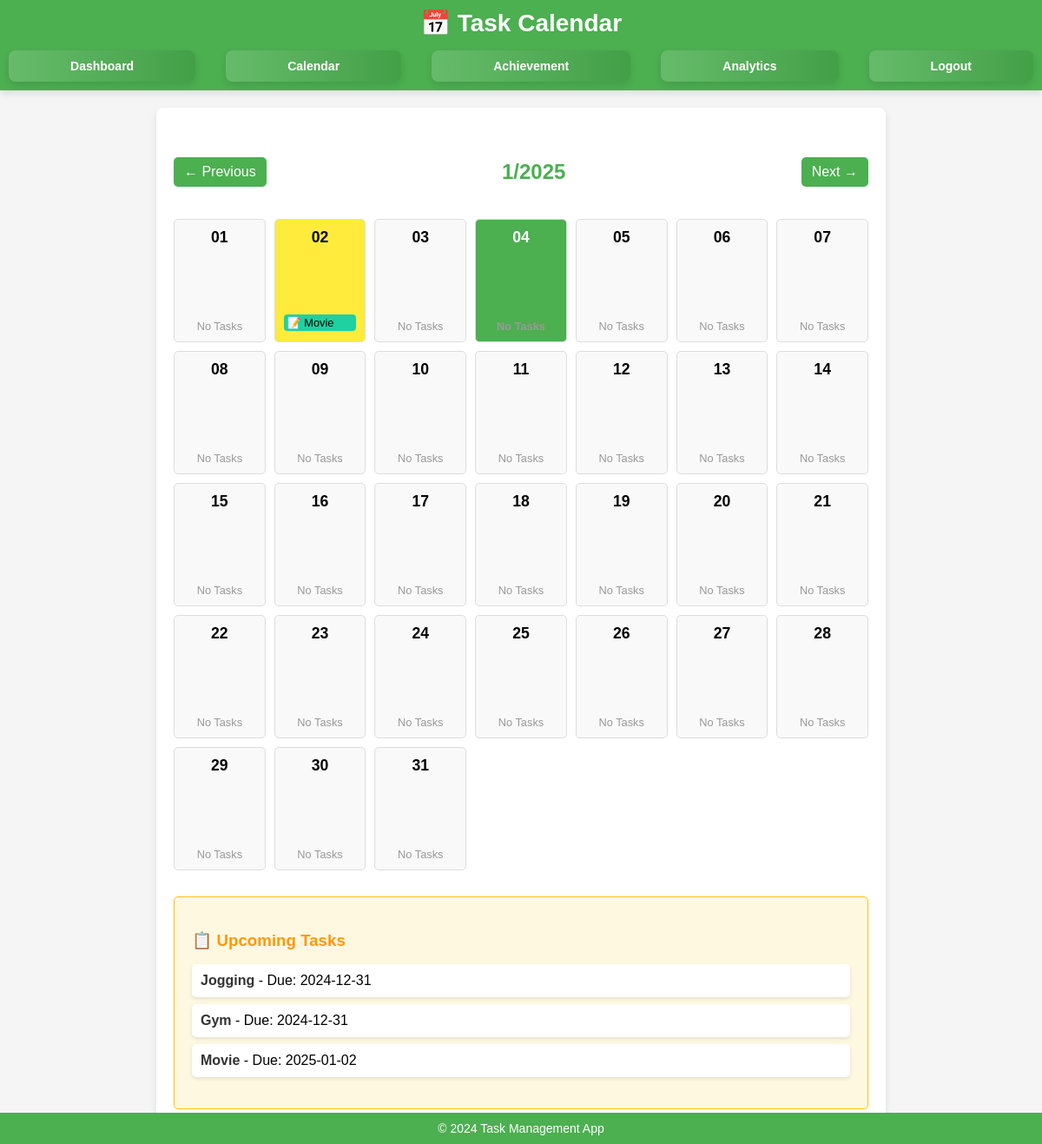
The app's page /calendar (signed in), older data.
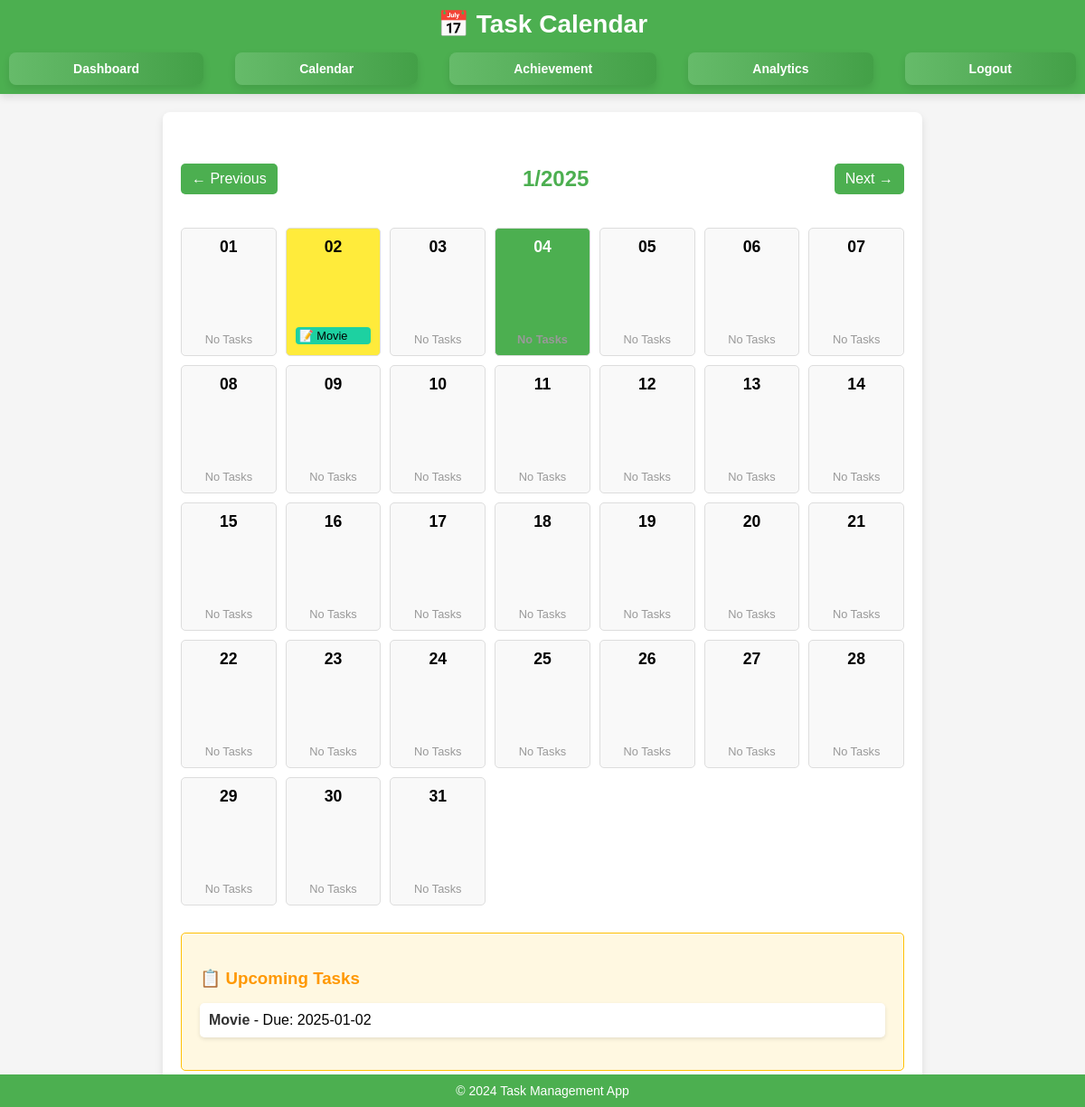
The same page, newer data.
### main.py (models this page shows)
class Task(db.Model):
    id = db.Column(db.Integer, primary_key=True)
    title = db.Column(db.String(100), nullable=False)
    description = db.Column(db.Text, nullable=True)
    due_date = db.Column(db.Date, nullable=False)
    status = db.Column(db.String(20), default='Pending')
    priority = db.Column(db.String(10), default='Low')
    user_id = db.Column(db.Integer, db.ForeignKey('user.id'))
    created_date = db.Column(db.DateTime, default=datetime.utcnow)
    completed_date = db.Column(db.DateTime, nullable=True)
    is_deleted = db.Column(db.Boolean, default=False)

### main.py (the view)
@app.route('/calendar')
def calendar():
    user = get_current_user()  # Assuming this gets the current user
    if not user:
        flash('Please log in first.', 'warning')
        return redirect(url_for('login'))
    tasks = Task.query.filter_by(user_id=user.id, is_deleted=False, status='Pending').all()
    events = []
    for task in tasks:
        if task.due_date:
            event = {
                'title': task.title,
                'start': task.due_date.strftime('%Y-%m-%d'),
                'description': task.description,
                'priority': task.priority
            }
            events.append(event)
    year = int(request.args.get('year', datetime.now().year))
    month = int(request.args.get('month', datetime.now().month))
    today = datetime.now()
    month_start = datetime(year, month, 1)
    next_month = (month_start.replace(day=28) + timedelta(days=4)).replace(day=1)
    month_end = next_month - timedelta(days=1)
    calendar_days = []
    tasks_by_date = defaultdict(list)
    for task in tasks:
        if task.due_date:
            tasks_by_date[task.due_date].append(task)
    current_day = month_start
    while current_day <= month_end:
        tasks_for_day = tasks_by_date.get(current_day.date(), [])
        calendar_days.append({
            'date': current_day.strftime('%Y-%m-%d'),
            'day': current_day.strftime('%d'),
            'is_today': current_day.date() == today.date(),
            'tasks': [{
                'title': task.title,
                'priority': task.priority,
                'description': task.description
            } for task in tasks_for_day]
        })
        current_day += timedelta(days=1)
    prev_month = (month_start - timedelta(days=1)).month
    prev_year = (month_start - timedelta(days=1)).year
    next_month = (month_end + timedelta(days=1)).month
    next_year = (month_end + timedelta(days=1)).year
    return render_template(
        'calendar.html',
        events=events,
        calendar_days=calendar_days,
        current_year=year,
        current_month=month,
        prev_year=prev_year,
        prev_month=prev_month,
        next_year=next_year,
        next_month=next_month
    )

### main.py (called while the page is built)
def get_current_user():
    user_id = session.get('user_id')
    if user_id:
        return db.session.get(User, user_id)
    return None

### templates/calendar.html (shortened to what this page needs)
<!DOCTYPE html>
<html lang="en">
<head>
    <link rel="stylesheet" href="{{ url_for('static', filename='styles.css') }}">
</head>
<body>
    <header>
        <h1>📅 Task Calendar</h1>
        <nav>
            <a href="{{ url_for('dashboard') }}">Dashboard</a>
            <a href="{{ url_for('calendar') }}">Calendar</a>
            <a href="{{ url_for('achievement') }}">Achievement</a>
            <a href="{{ url_for('analytics') }}">Analytics</a>
            <a href="{{ url_for('logout') }}">Logout</a>
        </nav>
    </header>
    <main>
        <div class="calendar-container">
            <div class="calendar-navigation">
                <a href="{{ url_for('calendar', year=prev_year, month=prev_month) }}">← Previous</a>
                <h2>{{ current_month }}/{{ current_year }}</h2>
                <a href="{{ url_for('calendar', year=next_year, month=next_month) }}">Next →</a>
            </div>
            <div class="calendar">
                {% for day in calendar_days %}
                    <div class="day {% if day.is_today %}today{% endif %} {% if day.tasks %}has-task{% endif %}">
                        <strong>{{ day.day }}</strong>
                        <div class="tasks">
                            {% if day.tasks %}
                                {% for task in day.tasks %}
                                    {% if not task.is_completed and not task.is_deleted %}
                                        <div class="task-item {{ task.priority|lower }}">
                                            📝 {{ task.title }}
                                        </div>
                                    {% endif %}
                                {% endfor %}
                            {% else %}
                                <div class="no-task">No Tasks</div>
                            {% endif %}
                        </div>
                    </div>
                {% endfor %}
            </div>
        </div>
        <div class="task-details">
            <h3>📋 Upcoming Tasks</h3>
            {% if events %}
                <ul>
                    {% for event in events %}
                        <li>
                            <strong>{{ event.title }}</strong> - Due: {{ event.start }}
                        </li>
                    {% endfor %}
                </ul>
            {% else %}
                <p>No upcoming tasks! 🎉</p>
            {% endif %}
        </div>
    </main>
    <footer>
        <p>&copy; 2024 Task Management App</p>
    </footer>
</body>
</html>

Row changes from the older to the newer data that the page shows:
no longer on this page (row edited): Task: title "Jogging", start "2024-12-31", shown under "📋 Upcoming Tasks"
no longer on this page (row edited): Task: title "Gym", start "2024-12-31", shown under "📋 Upcoming Tasks"
